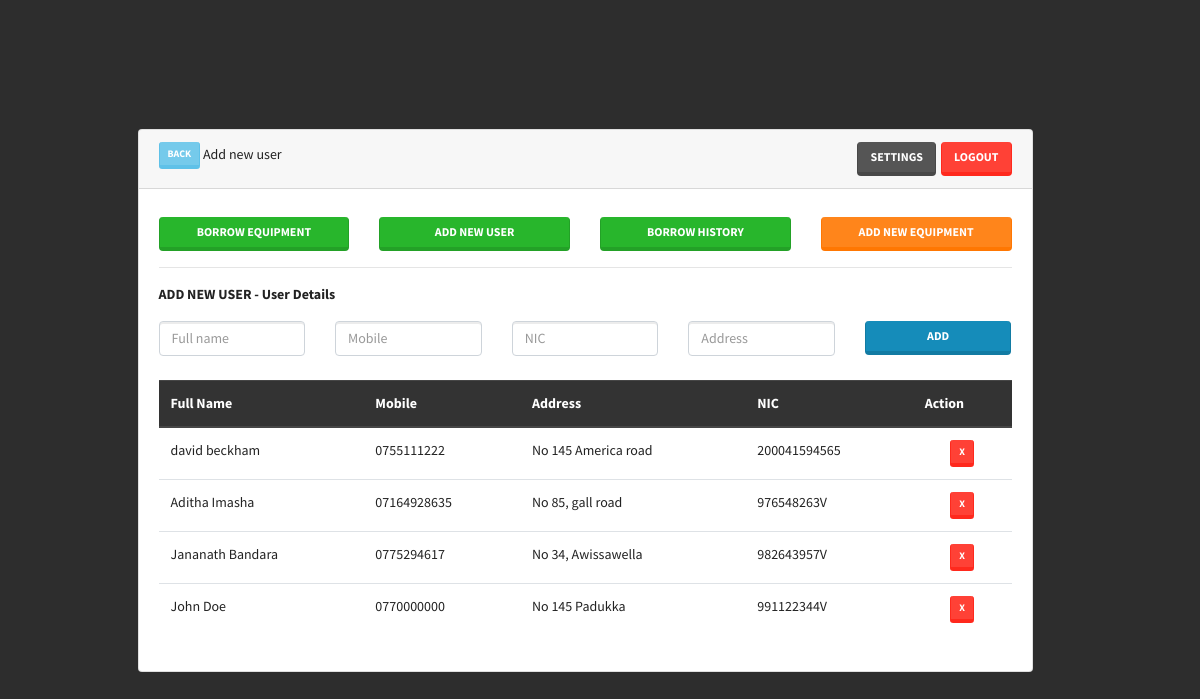
Screenshot of /add-user.php (signed in) with the database file from the repository.
### tables this page shows
CREATE TABLE `user` (
  `userid` int(11) NOT NULL,
  `name` varchar(255) DEFAULT NULL,
  `mobile` varchar(255) DEFAULT NULL,
  `address` varchar(255) DEFAULT NULL,
  `nic` varchar(255) DEFAULT NULL
);

### add-user.php (the view, shortened to what this page needs)
<?php
require_once('database/connection.php');
$select_all_users = "SELECT * FROM `user` ORDER BY userid DESC";
$select_all_user_result = mysqli_query($con, $select_all_users);
$count_all_users = mysqli_num_rows($select_all_user_result);
?>
<!doctype html>
<html lang="en">
  <head>
    <link rel="stylesheet" href="css/bootstrap-color.min.css" >
    <link rel="stylesheet" href="css/main.css" >
  </head>
  <body>
    <div class="container d-flex h-100">
        <div class="row align-self-center w-100">
            <div class="col-10 mx-auto">
            <div class="card ">
                    <div class="card-header">
                        <a class="btn btn-info btn-sm" href="dashboard.php" role="button"> Back </a>
                        <span>Add new user</span>
                        <a class="btn btn-danger" href="logout.php" role="button" style="float: right; margin-left:5px;">LOGOUT</a>
                        <a class="btn btn-dark" href="settings.php" role="button" style="float: right;">Settings</a>
                    </div>
                    <div class="card-body">
                      <div class="row text-center mt-2">
                          <div class="col-md-3 col-6"> <a class="btn btn-success btn-block" href="borrow-equipment.php" role="button">Borrow Equipment</a> </div>
                          <div class="col-md-3 col-6"> <a class="btn btn-success btn-block" href="add-user.php" role="button">Add new user</a> </div>
                          <div class="col-md-3 col-6"> <a class="btn btn-success btn-block" href="borrow-history.php" role="button">Borrow history</a> </div>
                          <div class="col-md-3 col-6"> <a class="btn btn-warning btn-block" href="add-equipment.php" role="button">Add new Equipment</a> </div>
                      </div>
                      <hr>
                      <div class="row">
                        <div class="col-12">
                            <form method="POST" action="add-user-query.php">
                            <span> <strong> ADD NEW USER - User Details </strong> </span>
                                <div class="row mt-3">
                                    <div class="col">
                                    <input type="text" class="form-control" name="name" placeholder="Full name" required>
                                    </div>
                                    <div class="col">
                                    <input type="text" class="form-control" name="mobile" placeholder="Mobile" required>
                                    </div>
                                    <div class="col">
                                    <input type="text" class="form-control" name="nic" placeholder="NIC" required>
                                    </div>
                                    <div class="col">
                                    <input type="text" class="form-control" name="address" placeholder="Address" required>
                                    </div>
                                    <div class="col">
                                    <button type="submit" class="btn btn-primary btn-block" name="adduser">Add</button>
                                    </div>
                                </div>
                            </form>
                        </div>
                      </div>
                      <div class="row mt-4">
                        <div class="col-12">
                            <table class="table" >
                                <thead class="thead-dark">
                                    <tr>
                                        <th scope="col">Full Name</th>
                                        <th scope="col">Mobile</th>
                                        <th scope="col">Address</th>
                                        <th scope="col">NIC</th>
                                        <th scope="col">Action</th>
                                    </tr>
                                </thead>
                                <tbody>
                                    <?php
                                    if($count_all_users > 0){
                                        while($row_all_users = mysqli_fetch_assoc($select_all_user_result)){
                                            ?>
                                            <tr>
                                                <td><?php echo $row_all_users['name']; ?></td>
                                                <td><?php echo $row_all_users['mobile']; ?></td>
                                                <td><?php echo $row_all_users['address']; ?></td>
                                                <td><?php echo $row_all_users['nic']; ?></td>
                                                <td align="center"> <a class="btn btn-danger btn-sm" href="delete-user.php?id=<?php echo $row_all_users['userid']; ?>" role="button">X</a> </td>
                                            </tr>
                                            <?php
                                        }
                                    }
                                    ?>
                                </tbody>
                            </table>
                        </div>
                      </div>
                    </div>
                </div>
            </div>
        </div>
    </div>
  </body>
</html>

### css/main.css (style rules this page uses)
body,html { height: 100%; background-color: #2d2d2d; }

### rows the page displays
user: name "david beckham", mobile "0755111222", address "No 145 America road", nic "200041594565"
user: name "Aditha Imasha", mobile "07164928635", address "No 85, gall road", nic "976548263V"
user: name "Jananath Bandara", mobile "0775294617", address "No 34, Awissawella", nic "982643957V"
user: name "John Doe", mobile "0770000000", address "No 145 Padukka", nic "991122344V"
